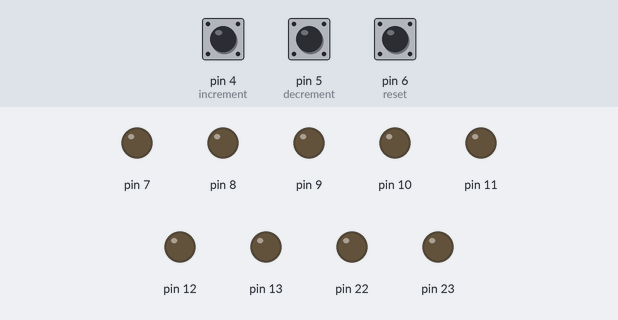
The sketch below on a simulated Arduino Uno, built with avr-gcc and run on an emulated ATmega328P. Shown: output pins drawn as LEDs (lit = HIGH). The inputs (shaded band) are chosen by the test bench; at power-on: pin 4 (increment) LOW, pin 5 (decrement) LOW, pin 6 (reset) LOW.

Above: at 1.2 s.
1.3 s: pin 4 (increment) driven HIGH
At 2.5 s:
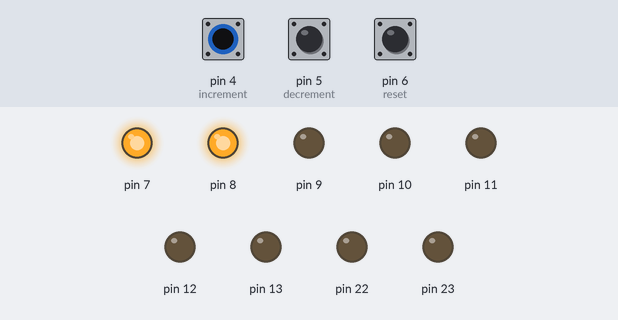
2.8 s: pin 5 (decrement) driven HIGH
At 3.8 s:
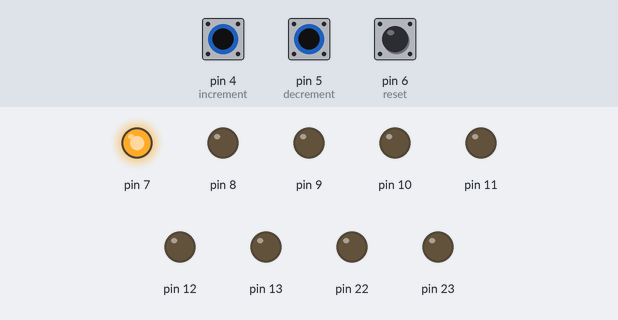
4.3 s: pin 4 (increment) pulsed LOW 5 times (0.12 s each, 0.3 s apart)
At 6.6 s:
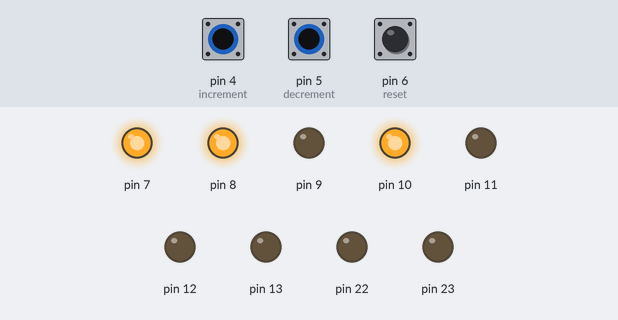
7.3 s: pin 6 (reset) pulled HIGH for 0.15 s
At 8.4 s:
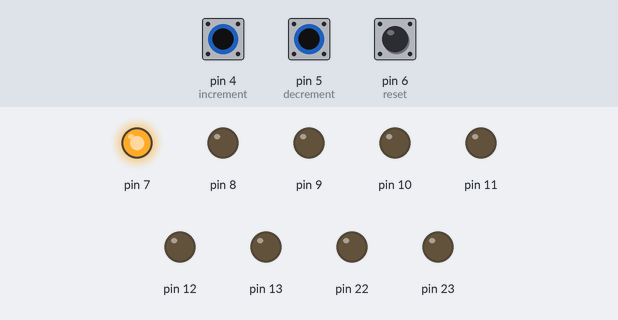
8.9 s: pin 5 (decrement) pulsed LOW 2 times (0.12 s each, 0.3 s apart)
At 10.6 s:
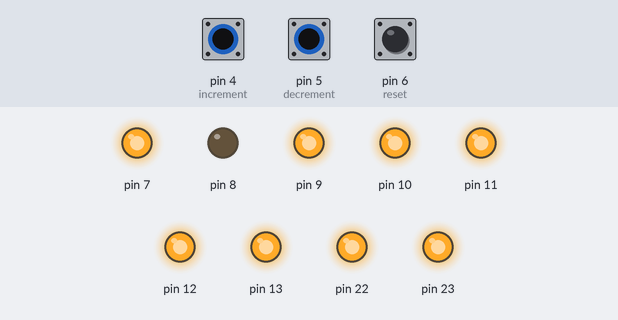
Timing chart, 0 to 12.0 s (numbered marks = the images above; inputs shaded):
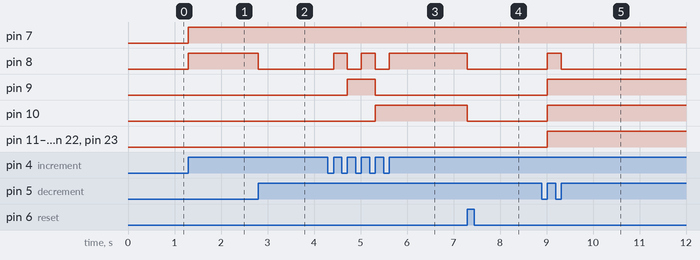

Measured:
- after the input at 1.3 s, pin 7, pin 8: LOW → HIGH at once
- after the input at 2.8 s, pin 8: HIGH → LOW at once
- after the input at 4.3 s, pin 8: alternates HIGH for 0.30 s and LOW for 0.30 s, 5 changes in all, then stays HIGH, starting after 0.12 s; pin 9: LOW → HIGH after 0.42 s, → LOW 0.60 s later; pin 10: LOW → HIGH after 1.0 s
- after the input at 7.3 s, pin 8, pin 10: HIGH → LOW at once
- after the input at 8.9 s, pin 8: LOW → HIGH after 0.12 s, → LOW 0.30 s later; pin 9–13, pin 22, pin 23: LOW → HIGH after 0.12 s

The sketch:

up_temporizador.ino
```cpp
#define increment 4
#define decrement 5
#define reset 6

int cont = 0;
unsigned long time = 0;
unsigned long currentTime = 0;
unsigned long previousTime = 0;

bool valueBI = 0;
bool valueBD = 0;
bool valueR = 0;
bool previousStateBI = 0;
bool previousStateBD = 0;
bool previousStateR = 0;

void setup()
{
  DDRB = 255; //11111111
  DDRD = 128; //10000000
}

void loop()
{
  operation();
  blinking();
}

void operation(){
  dRead();
  PORTB = cont;
  if(valueBI == 1 && previousStateBI == 0){
    PORTD = 128;
    cont++;
  }
  previousStateBI = valueBI;
  if(valueBD == 1 && previousStateBD == 0){
    PORTD = 128;
    cont--;
  }
  previousStateBD = valueBD;
  if(valueR == 1 && previousStateR == 0){
    PORTD = 128;
    cont = 0;
  }
  previousStateR = valueR;
  if(cont == 10){
    cont = 0;
  }
}


void blinking(){
  ms();
  if(cont >= 7 && time <= 500){
    PORTD = 128;
  }
  else if(time > 500 && time <= 1000){
    PORTD = 0;
  }
  else{
    previousTime = currentTime;
  }
}

void ms(){
  currentTime = millis();
  time = currentTime - previousTime;
}

void dRead(){
  valueBI = digitalRead(increment);
  valueBD = digitalRead(decrement);
  valueR = digitalRead(reset);
}
```
